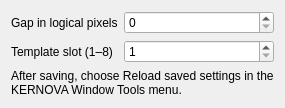
<ui version="4.0"><class>WindowToolsConfig</class><widget class="QWidget" name="WindowToolsConfig"><layout class="QFormLayout" name="settings">
 <item row="0" column="0"><widget class="QLabel" name="gapLabel"><property name="text"><string>Gap in logical pixels</string></property><property name="buddy"><cstring>kcfg_Gap</cstring></property></widget></item>
 <item row="0" column="1"><widget class="QSpinBox" name="kcfg_Gap"><property name="maximum"><number>64</number></property></widget></item>
 <item row="1" column="0"><widget class="QLabel" name="slotLabel"><property name="text"><string>Template slot (1–8)</string></property><property name="buddy"><cstring>kcfg_TemplateSlot</cstring></property></widget></item>
 <item row="1" column="1"><widget class="QSpinBox" name="kcfg_TemplateSlot"><property name="minimum"><number>1</number></property><property name="maximum"><number>8</number></property></widget></item>
 <item row="2" column="0" colspan="2"><widget class="QLabel" name="reloadHint"><property name="wordWrap"><bool>true</bool></property><property name="text"><string>After saving, choose Reload saved settings in the KERNOVA Window Tools menu.</string></property></widget></item>
 </layout></widget><resources/><connections/></ui>
